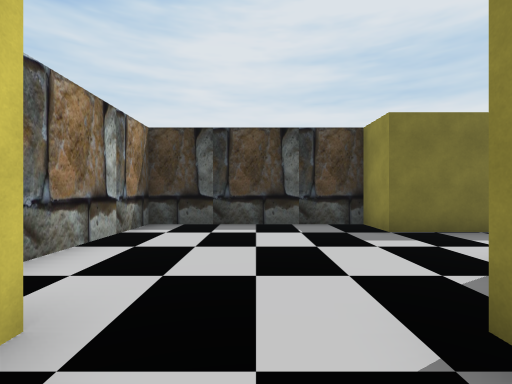
view 1 (above)

24 first-person views from a walk through a 3-D level made in the Unity game engine. The camera is 1.5 m above the floor, looks level and sees 85° across. The floor is counted in squares, 2 m on a side. Each view is taken from the middle of a square. On the plan, view 1 faces up. The plan holds only what a view shows up to about 10 squares ahead; the rest is blank. The place goes on beyond the plan. Some surface patterns are stand-ins.

view 2
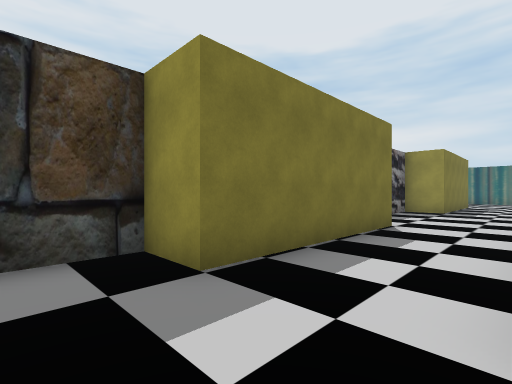

view 3
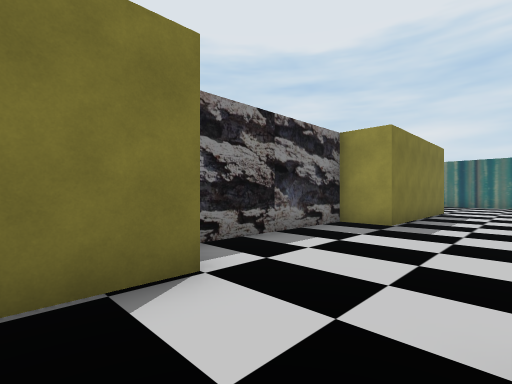

view 4
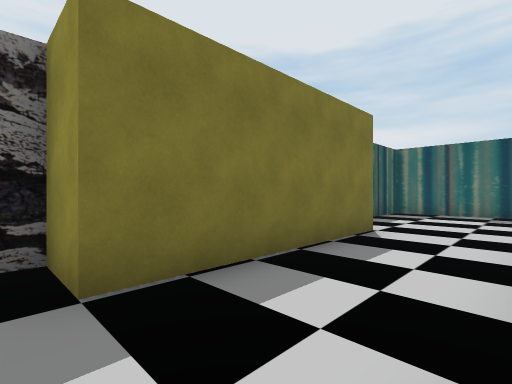

view 5
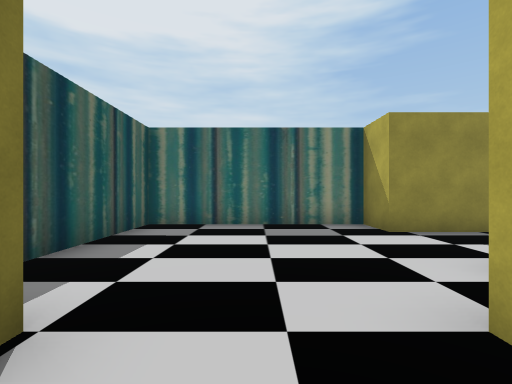

view 6
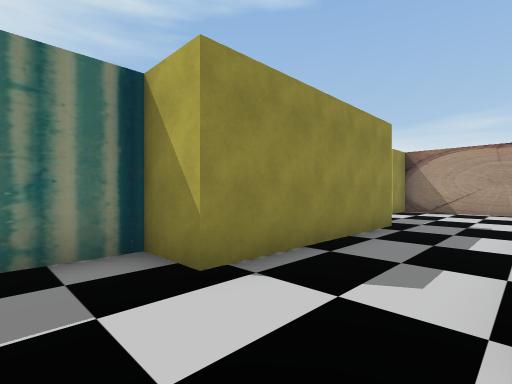

view 7
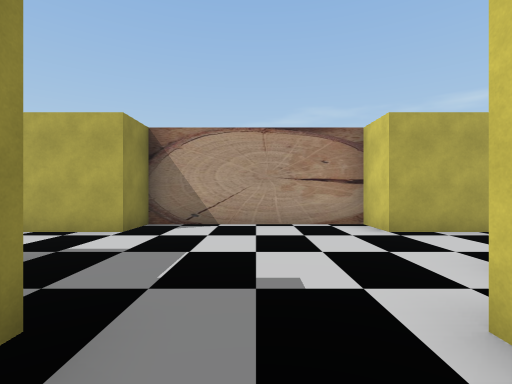

view 8
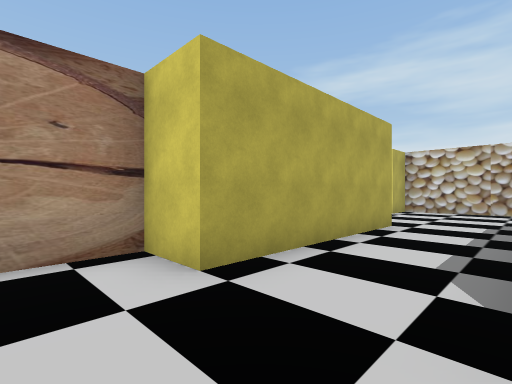

view 9
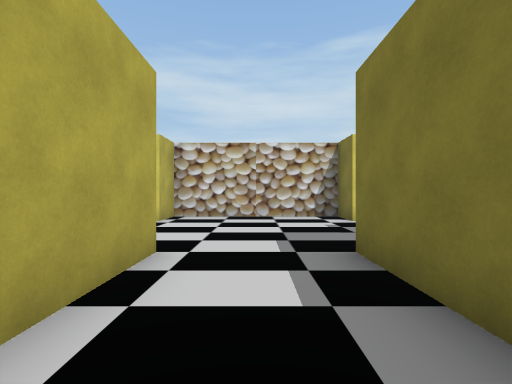

view 10
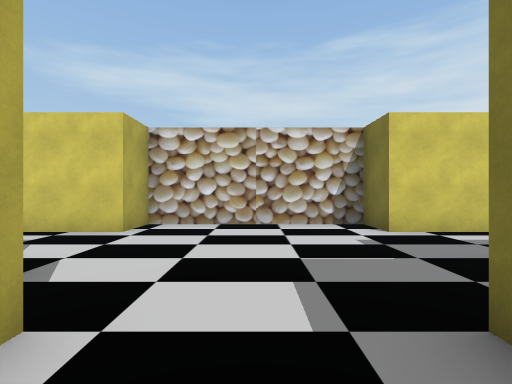

view 11
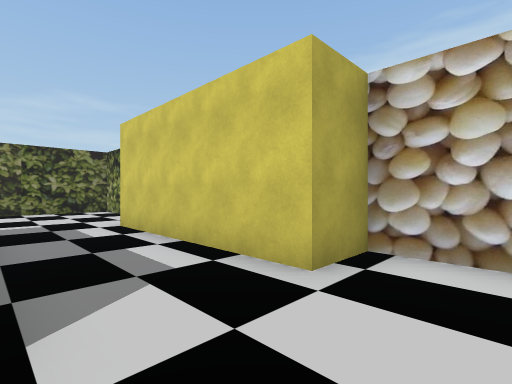

view 12
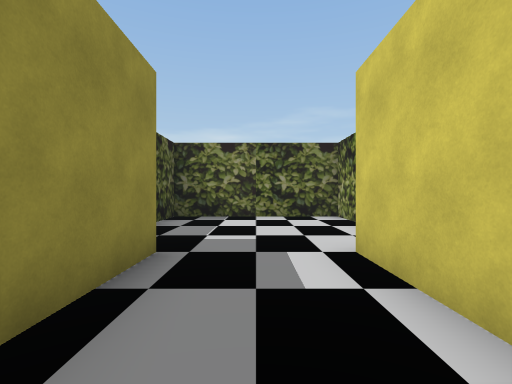

view 13
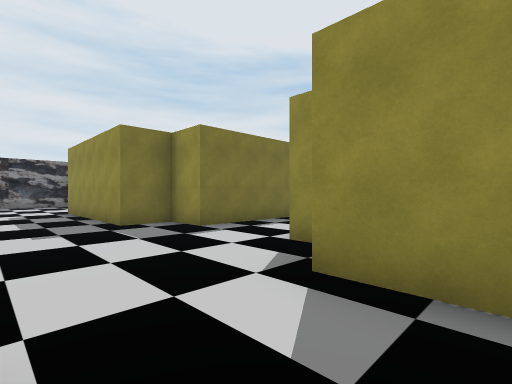

view 14
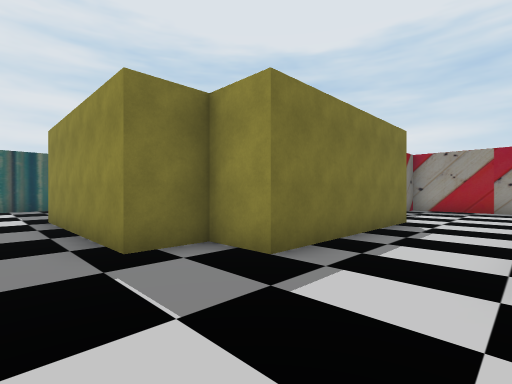

view 15
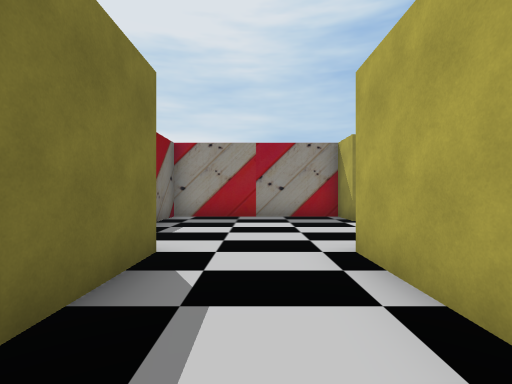

view 16
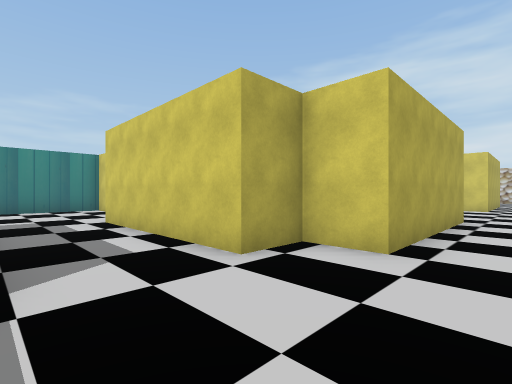

view 17
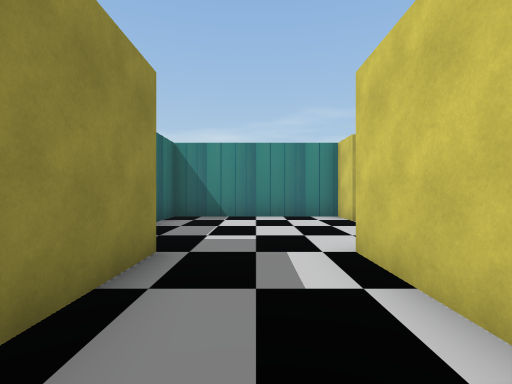

view 18
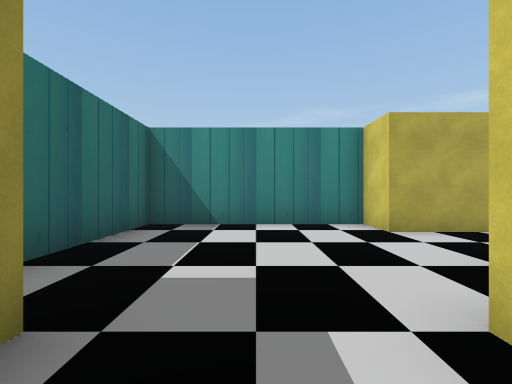

view 19
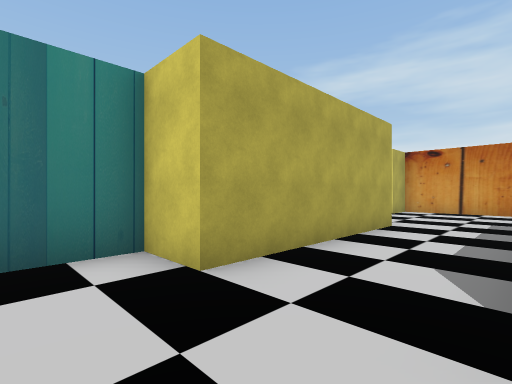

view 20
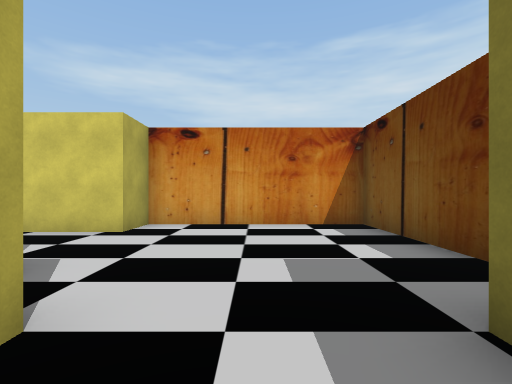

view 21
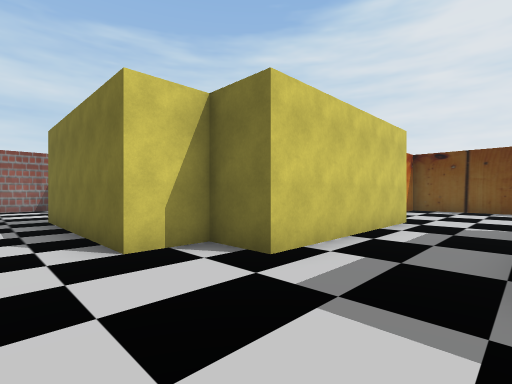

view 22
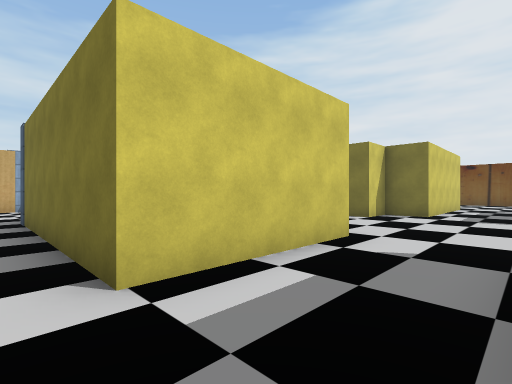

view 23
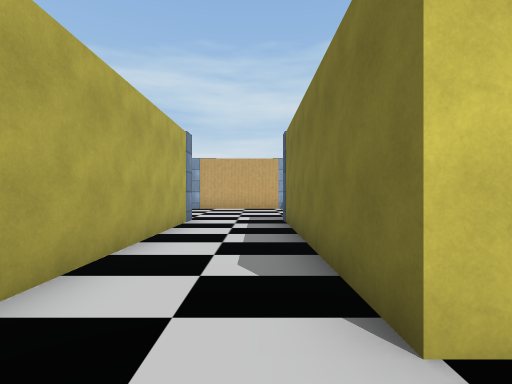

view 24
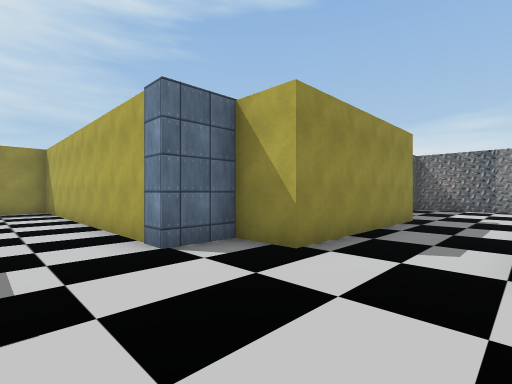

### Floor plan
Points are (right, up) in squares from view 1. A wall is a line through its corners. A room is listed if a view was taken in it or the views show most of it. See-through windows are left out.
Room 1 (views 1, 2, 3, 4, 5, 6, 7, 8, 9, 10, 11, 12, 13, 14, 15, 16, 17, 18, 19, 20, 21, 22, 23)
walls: (15.8, -4.8) (12.5, -4.8) (12.5, -3.5) (11.2, -3.5) (11.2, 1.5); (12.5, -7.8) (12.5, -7.2) (17.5, -7.2) (17.5, -8.5) (22.5, -8.5) (22.5, -7.2) (27.5, -7.2) (27.5, -8.5) (28.7, -8.5) (28.7, -13.5); (11.2, -13.5) (11.2, -8.5); (8.7, -1.6) (8.7, -3.5) (7.5, -3.5) (7.5, -8.5) (8.7, -8.5) (8.7, -13.5); (21, -13.5) (17.5, -13.5) (17.5, -18.5) (18.8, -18.5) (18.8, -23.5) (17.5, -23.5) (17.5, -24.7) (12.6, -24.7); (17.5, 5.2) (12.5, 5.2) (12.5, 6.5) (8.2, 6.5); (7.5, -17) (7.5, -18.5) (12.5, -18.5) (12.5, -17); (22.5, -17.2) (27.5, -17.2) (27.5, -18.5) (32.5, -18.5) (32.5, -15); (27.5, -4.8) (22.5, -4.8) (22.5, -3.5) (21.2, -3.5) (21.2, 1.5) (22.5, 1.5) (22.5, 6.5) (19, 6.5); (7.5, 5.2) (2.5, 5.2) (2.5, 6.5) (-2.5, 6.5) (-2.5, 3); (31.2, -8.5) (32.5, -8.5) (32.5, -3.5) (31, -3.5); (31.2, -13.5) (31.2, -11.2); (18.8, -28.5) (18.8, -32.2); (19.5, -34.7) (21.2, -34.7) (21.2, -33.5)
ways out: opening at (19.5, -33.5) to room 2
Room 2 (view 24)
walls: (11.2, -41) (11.2, -36) (12.5, -36) (12.5, -34.7) (19.5, -34.7); (9.5, -46) (10.1, -46); (18.8, -32.2) (12.5, -32.2)
ways out: opening at (19.5, -33.5) to room 1

Where each view was taken, in squares from view 1:
view 1: 0 up, 0 right, facing up
view 2: 3 up, 1 right, facing up-right
view 3: 3 up, 6 right, facing up-right
view 4: 3 up, 12 right, facing up-right
view 5: 4 up, 16 right, facing right
view 6: 3 up, 19 right, facing down-right
view 7: 2 down, 20 right, facing down
view 8: 5 down, 19 right, facing down-left
view 9: 6 down, 16 right, facing left
view 10: 6 down, 14 right, facing left
view 11: 7 down, 11 right, facing down-left
view 12: 10 down, 10 right, facing down
view 13: 10 down, 9 right, facing up-right
view 14: 7 down, 20 right, facing up-right
view 15: 6 down, 24 right, facing right
view 16: 6 down, 31 right, facing down-left
view 17: 10 down, 30 right, facing down
view 18: 12 down, 30 right, facing down
view 19: 15 down, 29 right, facing down-left
view 20: 16 down, 24 right, facing left
view 21: 26 down, 21 right, facing up-left
view 22: 33 down, 21 right, facing up-left
view 23: 33 down, 20 right, facing left
view 24: 33 down, 9 right, facing down-right
